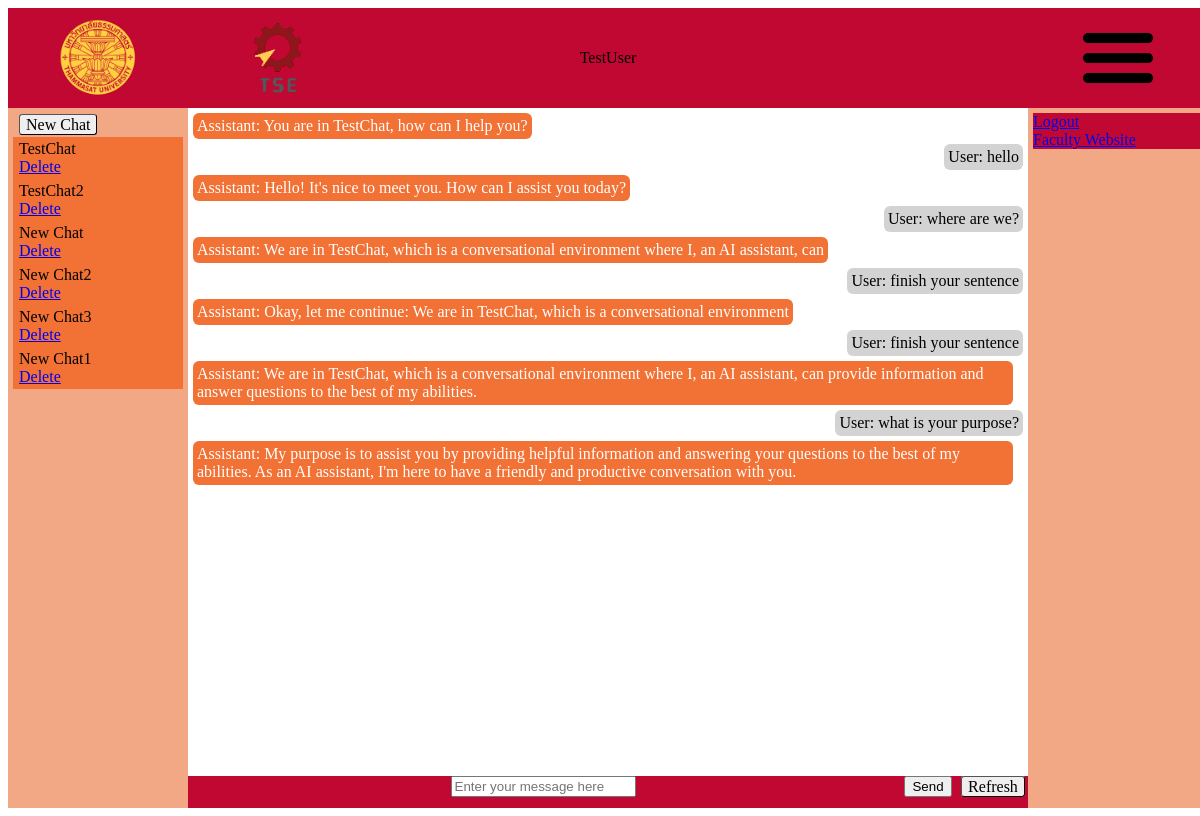
The page / (signed in) on the database as committed earlier.
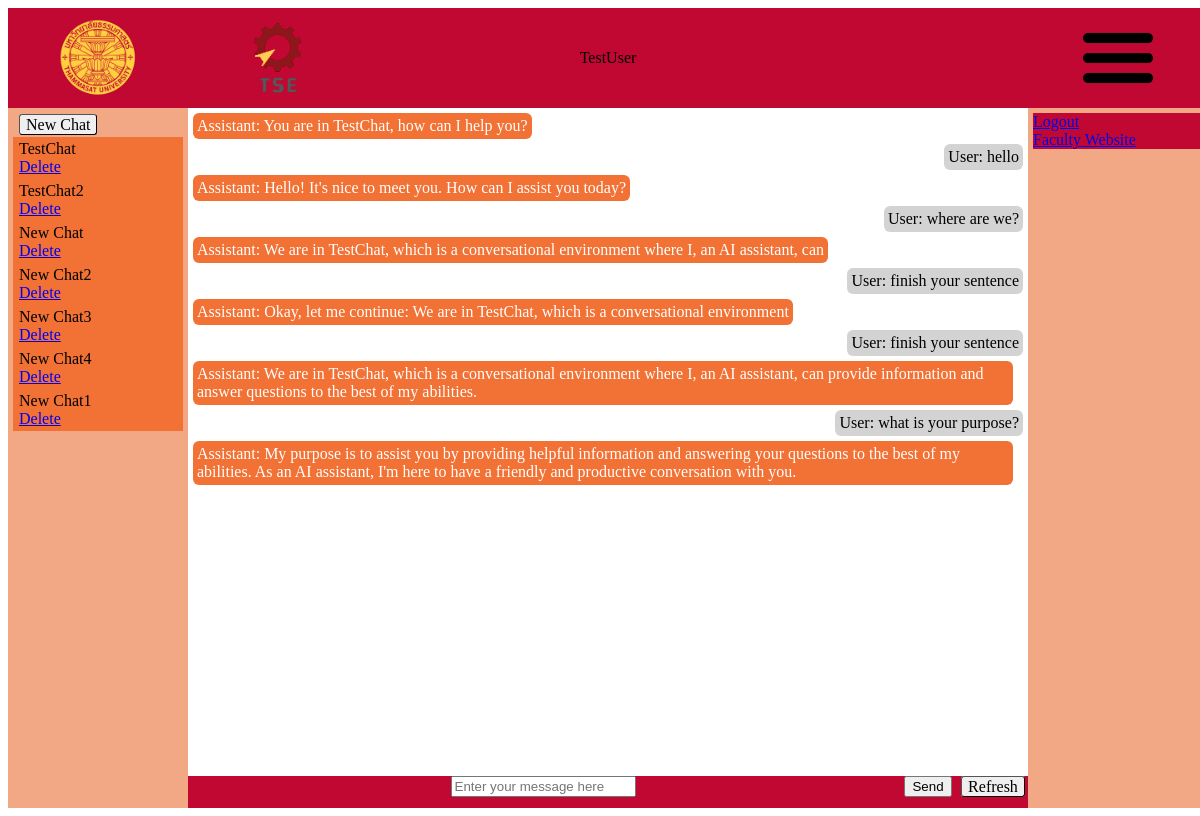
The same page on the database as committed later.
### Chatbot/models.py (models this page shows)
class Chat(models.Model):
    name = models.CharField(max_length=255)
    profile = models.ForeignKey(Profile, on_delete=models.CASCADE, related_name='chats')
    messages = models.JSONField() # can just assign the list of dicts to this?

### Chatbot/views.py (the view)
# urls.py: path('', views.main, name="main"),
def main(request) :
    isLoggedIn = request.user.is_authenticated
    context = {
        "authenticated": isLoggedIn
    }
    if (isLoggedIn) :
        user = request.user
        current_chat = request.session.get('current_chat', 'TestChat')
        context['current_chat'] = current_chat
        context['chatlog'] = chat.get_chatlog_6(user, current_chat) # need to make a new func that take User obj
        context['chats'] = chat.get_chats_2(user) # need to make a new func that take User obj
    else :
        context['current_chat'] = 'Guest Chat'
        context['chatlog'] = request.session.get('chatlog', ["Hello, how can I help you?"])
    return render(request, 'grid.html', context)

### Chatbot/chat.py (called while the page is built)
def get_chatlog_6(user, chat_name) :
    profile = user.profile
    chats = profile.chats.all()
    filtered_chats = chats.filter(name=chat_name)
    if filtered_chats.count() == 1 :
        chat = filtered_chats[0]
        print('chat found')
    else :
        chat = chats[0]
        print('chat not found')
    chat_content = [message["content"] for message in chat.messages]
    return chat_content

def get_chats_2(user) :
    profile = user.profile
    chats = profile.chats.all()
    chat_name = [chat.name for chat in chats]
    return chat_name

### Chatbot/templates/grid.html (shortened to what this page needs)
{% load static %}
<!DOCTYPE html>
<html lang="en">
  <head>
    <link rel="stylesheet" href="{% static 'grid.css' %}">
  </head>
  <body>
    <div id="webpage">
      <div class="web_head" id="logo_uni">
        <img src="{% static 'university_logo.webp' %}">
      </div>
      <div class="web_head" id="logo_tse">
        <img src="{% static 'tse_logo_clear.png' %}">
      </div>
      <div class="web_head" id="head_empty">
      </div>
      <div class="web_head" id="head_topic">
        {{ current_chat }}
      </div>
      <div class="web_head" id="option">
        <img src="{% static 'burger_button_4.png' %}" onclick="toggle()">
      </div>
      <div id="topic_list">
        {% if authenticated %}
            <div class="button_div">
              <a class="button" href="/create_chat/" id="btn_new_chat">
                New Chat
              </a>
            </div>
          {% for chat in chats %}
            {% if chat == current_chat %}
              <div class="topic_selected">
                <a>
            {% else %}
              <div class="topic">
                <a href="/change_chat/{{ chat }}">
            {% endif %}
                  {{ chat }}
                </a>
                <div class="button-delete-topic">
                    <a href="/delete_chat/{{ chat }}">
                      Delete
                    </a>
                </div>
              </div>
          {% endfor %}
        {% endif %}
      </div>
      <div id="chatlog">
        {% for message in chatlog %}
          <div class="{% cycle 'chat-left' 'chat-right' %}">{% cycle 'Assistant: ' 'User: ' %} {{ message }}</div>
        {% endfor %}
      </div>
      <div id="interface_div">
        <form method="post" action="/send_msg/" id="interface_form">
          <input type="text" placeholder="Enter your message here" name="input_msg" id="input_text">
          <button id="btn_send">
            Send
          </button>
          <div id="btn_refresh">
              <a class="button" href="/refresh_chat/">
                Refresh
              </a>
          </div>
        </form>
      </div>
      <div id="extra">
        <div id="dropdown_list">
            <div>
              {% if authenticated %}
                <a href="/logout/" id="btn_logout">
                  Logout
                </a>
              {% else %}
                <a href="/login/" id="btn_login">
                  Login
                </a>
              {% endif %}
            </div>
            <div>
                <a href="https://en.engr.tu.ac.th/">
                    Faculty Website
                </a>
            </div>
        </div>
      </div>
    </div>
  </body>
</html>

### Chatbot/static/grid.css (style rules this page uses)
#webpage { margin: 0; padding: 0; width: 100vw; height: 100vh; display: grid; grid-template-columns: 15% 15% 40% 15% 15%; grid-template-rows: 100px calc(100% - 132px) 32px; grid-template-areas: "logo_uni logo_tse head_topic empty option" "topic_list chatlog chatlog chatlog extra" "topic_list interface interface interface extra" }
#logo_uni { grid-area: logo_uni; }
#logo_tse { grid-area: logo_tse; }
#head_topic { grid-area: head_topic; display: grid; place-items: center; }
#head_empty { grid-area: empty; }
#option { grid-area: option; }
#topic_list { grid-area: topic_list; }
#chatlog { grid-area: chatlog; }
#interface_div { grid-area: interface; }
#interface_form { display: grid; grid-template-columns: calc(100% - 130px) 60px 70px; grid-template-rows: 1fr; grid-template-areas: "input_text btn_send btn_refresh"; place-items: center; }
#extra { grid-area: extra; }
.web_head { background-color: #c00832; }
#topic_list, #extra { background-color: #f2a785; padding: 5px; }
#chatlog { overflow-y: auto; }
#interface_div { background-color: #c00832 }
#logo_uni, #logo_tse, #option { display: grid; place-items: center; }
img { width: 80px; width: 80px; }
#topic_list > div { padding: 3px 6px; }
.topic { background-color: #f27134; }
div.topic > a { color: black; text-decoration: none; }
#chatlog > div { padding: 4px; width: fit-content; border-radius: 6px; }
div.chat-left { text-align: left; background-color: #f27134; margin: 5px 15px 5px 5px; color: white; }
div.chat-right { text-align: right; background-color: lightgray; margin: 5px 5px 5px auto; }
div#dropdown_list { background-color: #c00832; }
a.button { padding: 1px 6px; border: 1px outset buttonborder; border-radius: 3px; color: buttontext; background-color: buttonface; text-decoration: none; }

Rows that differ between the two databases and show on the page:
added Chat: chats "New Chat4"
Other text that changed with them:
new list line: "Delete"
